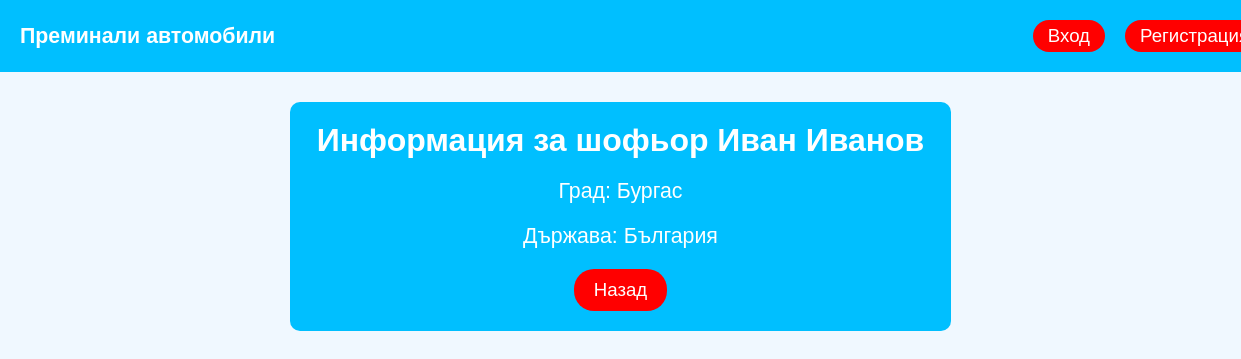
The app's page /driver_info/driver_info.php?id=1 with its own data.
### tables this page shows
CREATE TABLE `drivers` (
  `id` int(11) NOT NULL,
  `firstname` varchar(20) NOT NULL,
  `lastname` varchar(20) NOT NULL,
  `city` varchar(20) NOT NULL,
  `country` varchar(20) NOT NULL
);

### driver_info/driver_info.php (the view, shortened to what this page needs)
<!DOCTYPE html>
<html lang="en">
<head>
    <link rel="stylesheet" href="driver_info.css">
</head>
<body>
    <header>
        <p>Преминали автомобили</p>
        <?php
        if (isset($_SESSION["user"])) {
            echo "<a href='javascript:void(0)' onclick='confirmLogout()' class='link'>Изход</a>";
        } else {
            echo "<a href='../login/login_form.php' class='link'>Вход</a>";
            echo "<a href='../register/register_form.php' class='link'>Регистрация</a>";
        }
        ?>
    </header>
    <section class="driver-container">
        <?php
        include "../constants.php";
        $driverId = $_GET["id"];
        $sqlQuery = "SELECT * FROM drivers WHERE id=$driverId";
        $result = mysqli_query($dbConnection, $sqlQuery);
        $info = mysqli_fetch_assoc($result);
        echo "<h2>Информация за шофьор {$info["firstname"]} {$info["lastname"]}</h2>";
        echo "<p>Град: {$info["city"]}</p>";
        echo "<p>Държава: {$info["country"]}</p>";
        ?>
        <a href="../automobile_list/automobile_list.php">Назад</a>
    </section>
</body>
</html>

### driver_info/driver_info.css (style rules this page uses)
*, *::after, *::before { margin: 0; padding: 0; font-family: Arial, Helvetica, sans-serif; }
a { text-decoration: none; }
body { background-color: aliceblue; }
header { width: 100%; padding: 20px 0; background-color: rgb(0, 191, 255); color: white; display: flex; align-items: center; gap:20px; }
header a { font-size: 14pt; }
header p { flex: 0 0 80%; font-weight: bold; font-size: 16pt; padding-left: 20px; }
.link { padding: 5px 15px 5px 15px; border-radius: 20px; background-color: red; color: white; }
.driver-container { margin: 30px auto; padding: 20px; background-color: rgb(0, 191, 255); border-radius: 10px; width: 50vw; display: flex; flex-direction: column; align-items: center; gap:20px; color: white; font-size: 16pt; text-align: center; word-wrap: break-word; }
.driver-container a { padding: 10px 20px 10px 20px; border-radius: 20px; background-color: red; color: white; font-size: 14pt; }
@media (max-width:1260px) { header p { flex: 0 0 80%; } }

### records on screen
drivers: firstname "Иван", lastname "Иванов", city "Бургас", country "България"
